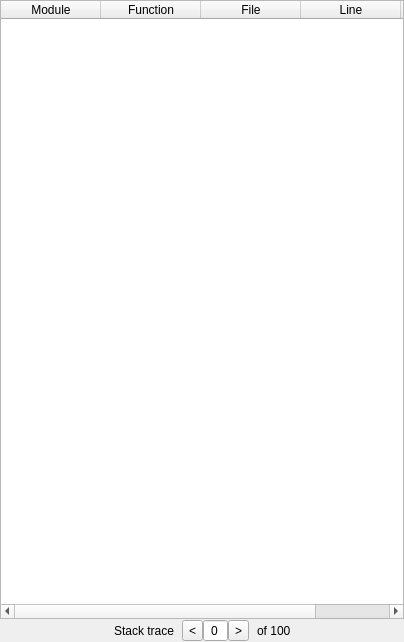
<?xml version="1.0" encoding="UTF-8"?>
<ui version="4.0">
 <class>StackTrace</class>
 <widget class="QWidget" name="StackTrace">
  <property name="geometry">
   <rect>
    <x>0</x>
    <y>0</y>
    <width>404</width>
    <height>642</height>
   </rect>
  </property>
  <property name="windowTitle">
   <string>Form</string>
  </property>
  <layout class="QVBoxLayout" name="verticalLayout">
   <property name="spacing">
    <number>0</number>
   </property>
   <property name="leftMargin">
    <number>0</number>
   </property>
   <property name="topMargin">
    <number>0</number>
   </property>
   <property name="rightMargin">
    <number>0</number>
   </property>
   <property name="bottomMargin">
    <number>0</number>
   </property>
   <item>
    <widget class="QTableWidget" name="tableWidget">
     <property name="editTriggers">
      <set>QAbstractItemView::NoEditTriggers</set>
     </property>
     <property name="selectionMode">
      <enum>QAbstractItemView::SingleSelection</enum>
     </property>
     <property name="selectionBehavior">
      <enum>QAbstractItemView::SelectRows</enum>
     </property>
     <property name="horizontalScrollMode">
      <enum>QAbstractItemView::ScrollPerPixel</enum>
     </property>
     <property name="gridStyle">
      <enum>Qt::DotLine</enum>
     </property>
     <attribute name="horizontalHeaderMinimumSectionSize">
      <number>21</number>
     </attribute>
     <attribute name="horizontalHeaderStretchLastSection">
      <bool>true</bool>
     </attribute>
     <attribute name="verticalHeaderVisible">
      <bool>false</bool>
     </attribute>
     <attribute name="verticalHeaderMinimumSectionSize">
      <number>21</number>
     </attribute>
     <attribute name="verticalHeaderDefaultSectionSize">
      <number>21</number>
     </attribute>
     <column>
      <property name="text">
       <string>Module</string>
      </property>
     </column>
     <column>
      <property name="text">
       <string>Function</string>
      </property>
     </column>
     <column>
      <property name="text">
       <string>File</string>
      </property>
     </column>
     <column>
      <property name="text">
       <string>Line</string>
      </property>
     </column>
     <column>
      <property name="text">
       <string>Path</string>
      </property>
     </column>
    </widget>
   </item>
   <item>
    <layout class="QHBoxLayout" name="horizontalLayout_2">
     <property name="spacing">
      <number>8</number>
     </property>
     <item>
      <spacer name="horizontalSpacer">
       <property name="orientation">
        <enum>Qt::Horizontal</enum>
       </property>
       <property name="sizeHint" stdset="0">
        <size>
         <width>40</width>
         <height>20</height>
        </size>
       </property>
      </spacer>
     </item>
     <item>
      <widget class="QLabel" name="label">
       <property name="text">
        <string>Stack trace</string>
       </property>
      </widget>
     </item>
     <item>
      <layout class="QHBoxLayout" name="horizontalLayout">
       <property name="spacing">
        <number>0</number>
       </property>
       <item>
        <widget class="QToolButton" name="button_dec">
         <property name="text">
          <string>&lt;</string>
         </property>
        </widget>
       </item>
       <item>
        <widget class="QSpinBox" name="spinBox">
         <property name="alignment">
          <set>Qt::AlignCenter</set>
         </property>
         <property name="buttonSymbols">
          <enum>QAbstractSpinBox::NoButtons</enum>
         </property>
        </widget>
       </item>
       <item>
        <widget class="QToolButton" name="button_inc">
         <property name="text">
          <string>&gt;</string>
         </property>
        </widget>
       </item>
      </layout>
     </item>
     <item>
      <widget class="QLabel" name="label_total">
       <property name="text">
        <string>of 100</string>
       </property>
      </widget>
     </item>
     <item>
      <spacer name="horizontalSpacer_2">
       <property name="orientation">
        <enum>Qt::Horizontal</enum>
       </property>
       <property name="sizeHint" stdset="0">
        <size>
         <width>40</width>
         <height>20</height>
        </size>
       </property>
      </spacer>
     </item>
    </layout>
   </item>
  </layout>
 </widget>
 <resources/>
 <connections>
  <connection>
   <sender>button_inc</sender>
   <signal>clicked()</signal>
   <receiver>StackTrace</receiver>
   <slot>incPressed()</slot>
   <hints>
    <hint type="sourcelabel">
     <x>237</x>
     <y>625</y>
    </hint>
    <hint type="destinationlabel">
     <x>407</x>
     <y>271</y>
    </hint>
   </hints>
  </connection>
  <connection>
   <sender>button_dec</sender>
   <signal>clicked()</signal>
   <receiver>StackTrace</receiver>
   <slot>decPressed()</slot>
   <hints>
    <hint type="sourcelabel">
     <x>180</x>
     <y>627</y>
    </hint>
    <hint type="destinationlabel">
     <x>213</x>
     <y>-17</y>
    </hint>
   </hints>
  </connection>
 </connections>
 <slots>
  <slot>incPressed()</slot>
  <slot>decPressed()</slot>
 </slots>
</ui>
